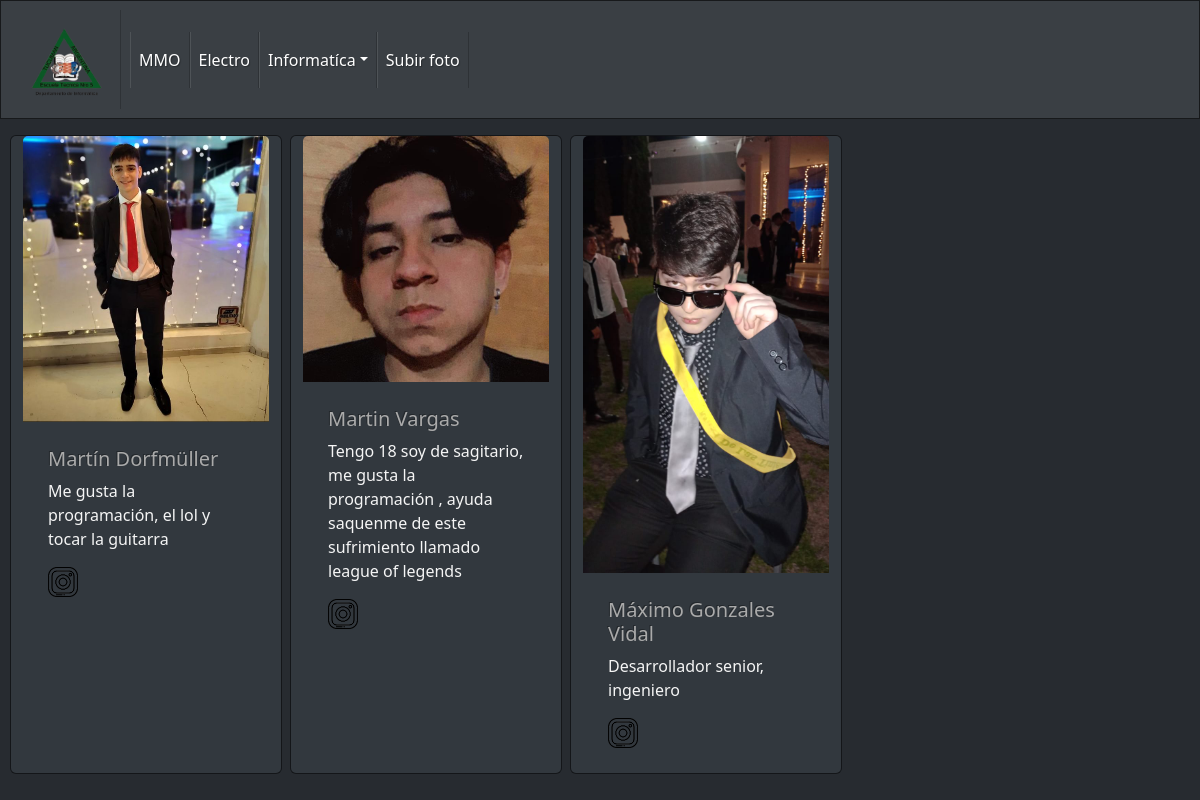
/tarjeta-infotarde.php, run on the app's committed database.
### tables this page shows
CREATE TABLE `tarjetas` (
  `curso` int NOT NULL,
  `nombre` varchar(120) NOT NULL,
  `descripcion` varchar(320) NOT NULL,
  `ig` varchar(45) DEFAULT NULL,
  `img` varchar(320) NOT NULL,
  `logro` int NOT NULL,
  `logrodes` varchar(500) DEFAULT NULL,
  PRIMARY KEY (`nombre`)
);

### tarjeta-infotarde.php (the view, shortened to what this page needs)
<!DOCTYPE html>
<html lang="en">
<head>
  <link rel="stylesheet" href="bootstrap.css">
</head>
</head>
<body>
<nav class="navbar navbar-expand-lg navbar-dark bg-primary">
    <div class="container-fluid">
      <a class="navbar-brand" href="index.php">
        <img src="imagenes/Logo-removebg-preview.png" height="75px" width="75px" alt="">
      </a>
      <div class="collapse navbar-collapse" id="navbarColor01">
        <ul class="navbar-nav me-auto">
          <li class="nav-item">
            <a class="nav-link active" href="tarjeta-mmo.php">MMO</a>
          </li>
          <li class="nav-item">
            <a class="nav-link active" href="tarjeta-electro.php">Electro</a>
          </li>
          <li class="nav-item dropdown">
            <a class="nav-link dropdown-toggle active" data-bs-toggle="dropdown" href="#" role="button"
              aria-haspopup="true" aria-expanded="false">Informatíca</a>
          </li>
          <li class="nav-item">
            <a class="nav-link active" href="foto.php">Subir foto </a>
          </li>
        </ul>
      </div>
  </nav>
  <div>
  <div class="flex">
    <div class="row">
    <?php
      include 'cnx.php';
      $consulta = mysqli_query($mysqli,"SELECT * FROM basedt.tarjetas WHERE curso=4 " );
      while ($tarjeta= mysqli_fetch_array($consulta)){
        echo '<div class="card mx-1" style="width: 17rem;">';
        echo '<img class="card-img-top" src="'. $tarjeta['img'] .'" alt="Card image cap">';
        echo '<div class="card-body">';
        echo '<h5 class="card-title">'. $tarjeta['nombre'].'</h5>';
        echo '<p class="card-text">' . $tarjeta['descripcion'] . '</p>';
        $ins = 'https://www.instagram.com/' . $tarjeta['ig'] .'/';
        echo '<a href="'.$ins.'" target="_blank" >';
        echo '<img src="imagenes/descarga.png"  withd="30px" height="30px"alt="">';
        echo '</a>';
        echo '</div>';
        echo '</div>';
        }
    ?>
  </div>
</div>
</div>
</body>
</html>

### data on the page
tarjetas: img (picture), nombre "Martín Dorfmüller", descripcion "Me gusta la programación, el lol y tocar la guitarra"
tarjetas: img (picture), nombre "Martin Vargas", descripcion "Tengo 18 soy de sagitario, me gusta la programación , ayuda saquenme de este sufrimiento llamado league of legends"
tarjetas: img (picture), nombre "Máximo Gonzales Vidal", descripcion "Desarrollador senior, ingeniero"
